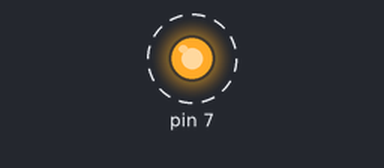
Simulated run of this program. Board: Raspberry Pi (header pin numbers). Parts: output pins drawn as LEDs (lit = HIGH). Dashed ring = blinking. What the program prints to the terminal is not drawn. At 20.0 s the program stops and its outputs stay as they are.

Above: at 0.5 s.
Timing chart, 0 to 4.6 s (numbered marks = the images above):
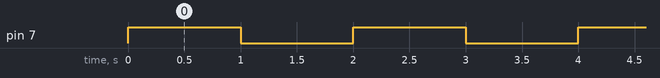

Measured:
- by itself, pin 7: alternates HIGH for 1.0 s and LOW for 1.0 s, 20 changes in all, then stays LOW

The program:

blinking.py
```python
import RPi.GPIO as GPIO
import time
GPIO.setmode(GPIO.BOARD)
GPIO.setup(7,GPIO.OUT)
for i in range(10):
         GPIO.output(7,True)
         print("LED IS FINALLY ON")

         time.sleep(1)

         GPIO.output(7,False)
         print("LED IS OFF")

         time.sleep(1)
print("PROGRAM COMPLETE!")
GPIO.cleanup()
```
